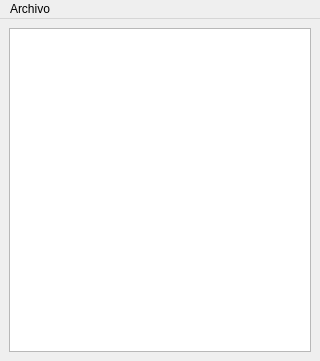
<?xml version="1.0" encoding="UTF-8"?>
<ui version="4.0">
 <class>MainWindow</class>
 <widget class="QMainWindow" name="MainWindow">
  <property name="geometry">
   <rect>
    <x>0</x>
    <y>0</y>
    <width>320</width>
    <height>361</height>
   </rect>
  </property>
  <property name="windowTitle">
   <string>MainWindow</string>
  </property>
  <widget class="QWidget" name="centralwidget">
   <layout class="QGridLayout" name="gridLayout">
    <item row="0" column="0">
     <widget class="QGraphicsView" name="graphicsView"/>
    </item>
   </layout>
  </widget>
  <widget class="QMenuBar" name="menubar">
   <property name="geometry">
    <rect>
     <x>0</x>
     <y>0</y>
     <width>320</width>
     <height>21</height>
    </rect>
   </property>
   <widget class="QMenu" name="menuArchivo">
    <property name="title">
     <string>Archivo</string>
    </property>
    <addaction name="actionIniciar_Juego"/>
    <addaction name="actionSalir"/>
   </widget>
   <addaction name="menuArchivo"/>
  </widget>
  <action name="actionIniciar_Juego">
   <property name="text">
    <string>Iniciar Juego</string>
   </property>
  </action>
  <action name="actionSalir">
   <property name="text">
    <string>Salir</string>
   </property>
  </action>
 </widget>
 <resources/>
 <connections/>
</ui>
